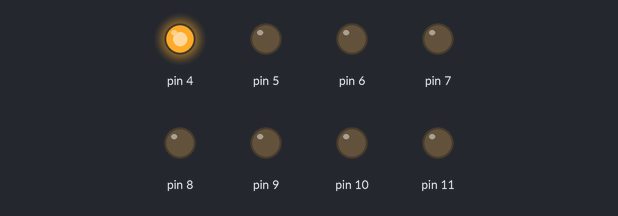
Simulated run of this sketch. Board: Arduino Uno, built with avr-gcc and run on an emulated ATmega328P. Parts: output pins drawn as LEDs (lit = HIGH).

Above: at 0.12 s.
At 0.87 s:
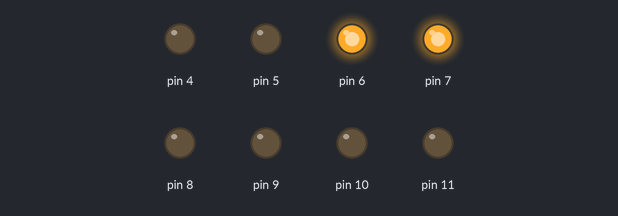
At 1.37 s:
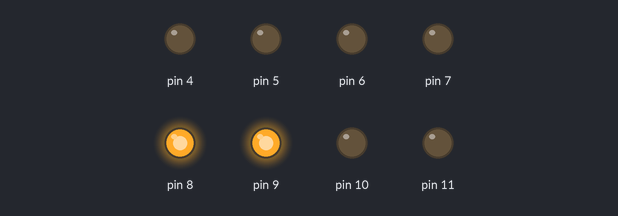
At 1.87 s:
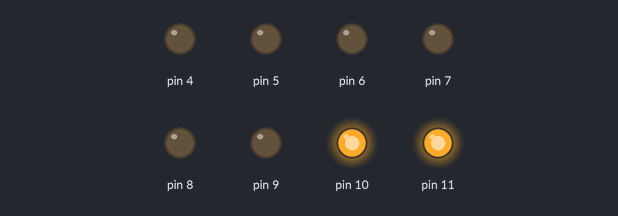
At 3.12 s:
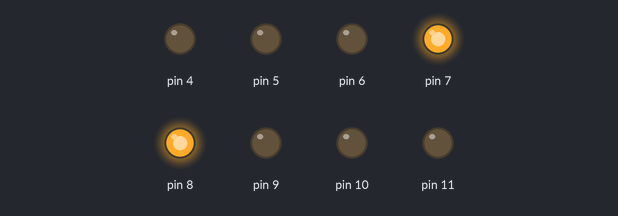
At 4.37 s:
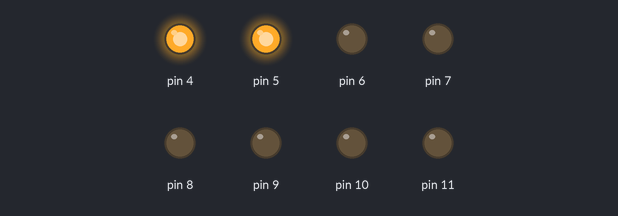
Timing chart, 0 to 4.7 s (numbered marks = the images above):
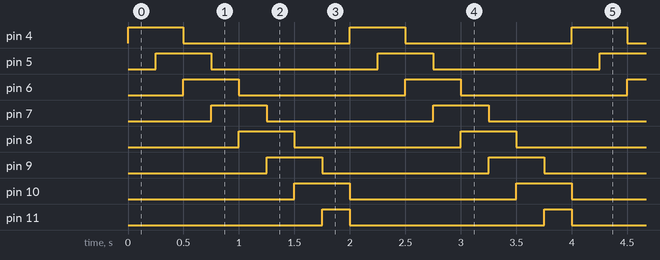

The sketch:

main.ino
```cpp
#include"library.h"

void setup()
{
  initial();
}

void loop()
{
  run();
}
```

library.cpp
```cpp
#include"library.h"
#include<Arduino.h>
int LED[] = {NULL,L0,L1,L2,L3,L4,L5,L6,L7}; //決定要亮哪2個LED，因為step 1只亮L0為了配合run()中的for迴圈所以把LED[0]設為NULL。

void initial()
{
  for(int i = L0 ; i <= L7 ; i++)
  {
    pinMode(i,OUTPUT);
    digitalWrite(i,LOW);
  }
}
void reset()
{
  for(int i = L0 ; i <= L7 ; i++)
  {
    digitalWrite(i,LOW);
  }
}
void display_led(int start,int end)
{
  digitalWrite(start,HIGH);
  digitalWrite(end,HIGH);
}
void run()
{
  for(int i = 1 ; i < 9 ; i++)
  {
    display_led(LED[i - 1],LED[i]); //每一次亮2個LED
    delay(delay_time); //每一step都間隔3秒
    reset(); //關掉所有的LED
  }
}
```

library.h
```cpp
#ifndef _LIBRARY_H
#define _LIBRARY_H
#include<Arduino.h>
#define L0 4
#define L1 5
#define L2 6
#define L3 7
#define L4 8
#define L5 9
#define L6 10
#define L7 11
#define delay_time 250

void initial(); //初始化

void reset(); //重置所有的LED為低電位

void display_led(int,int); //讓LED逐漸變亮，傳入的參數分別為LED亮的起始及終點。

void run(); //執行LED，傳入的參數分別為LED亮的起始及終點。

#endif
```

Measured:
- by itself, pin 4–10: alternates HIGH for 0.50 s and LOW for 1.5 s
- by itself, pin 11: alternates HIGH for 0.25 s and LOW for 1.8 s
- by itself, everything shown: repeats every 2.0 s, in 8 steps
